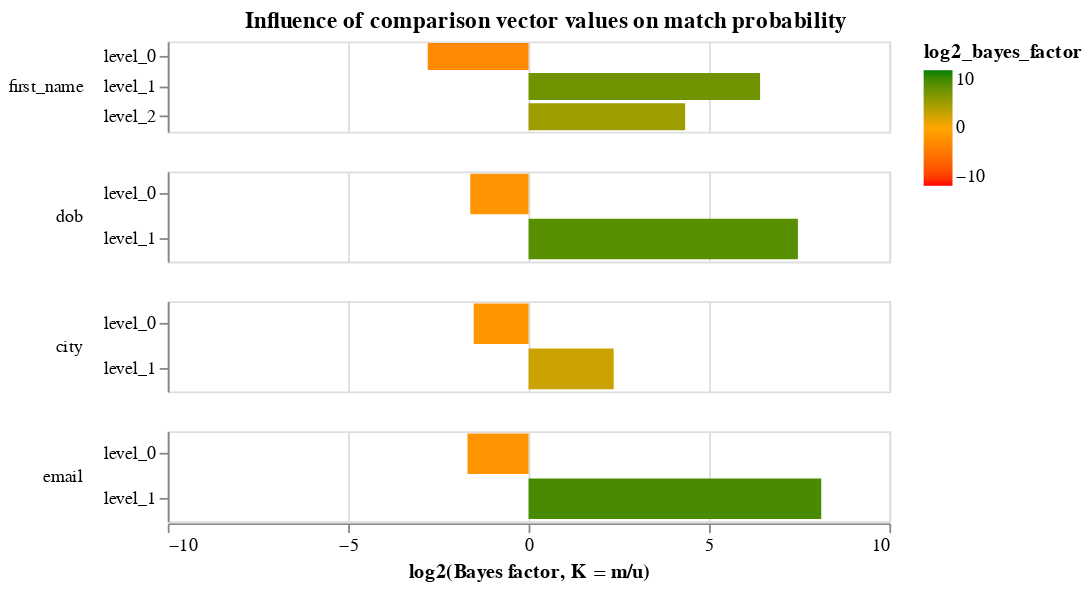

Here is the notebook cell this chart was saved with:
### Markdown cell above
The `model` property of the `linker` is an object that contains a lot of diagnostic information about how the match probability was computed.  The following cells demonstrate some of its functionality

### Code cell
model = linker.model
model.bayes_factor_chart()

### Figure 1 — Vega-Lite specification as saved in the notebook (floating-point values rounded to 4 significant figures)
{"config": {"view": {"continuousWidth": 400, "continuousHeight": 300, "height": 300, "width": 400}, "header": {"title": null}, "mark": {"tooltip": null}, "title": {"anchor": "middle"}}, "data": {"name": "data-47c9cefec8b5a658fa5a4b0a9d932e84"}, "mark": {"type": "bar", "clip": true}, "encoding": {"color": {"type": "quantitative", "field": "log2_bayes_factor", "scale": {"domain": [-10, 0, 10], "range": ["red", "orange", "green"]}}, "row": {"type": "nominal", "field": "column_name", "header": {"labelAlign": "left", "labelAnchor": "middle", "labelAngle": 0}, "sort": {"field": "gamma_index"}}, "tooltip": [{"type": "nominal", "field": "column_name"}, {"type": "ordinal", "field": "level_name"}, {"type": "quantitative", "field": "m_probability", "format": ".4f"}, {"type": "quantitative", "field": "bayes_factor", "format": ".4f"}, {"type": "nominal", "field": "level_proportion", "format": ".2%", "title": "Percentage of record comparisons in this level"}, {"type": "quantitative", "field": "log2_bayes_factor", "format": ".4f", "title": "log2(Bayes factor, K = m/u)"}], "x": {"type": "quantitative", "axis": {"title": "log2(Bayes factor, K = m/u)", "values": [-10, -5, 0, 5, 10]}, "field": "log2_bayes_factor", "scale": {"domain": [-10, 10]}}, "y": {"type": "nominal", "axis": {"title": null}, "field": "level_name"}}, "height": 50, "resolve": {"scale": {"y": "independent"}}, "title": "Influence of comparison vector values on match probability", "$schema": "https://vega.github.io/schema/vega-lite/v4.json", "datasets": {"data-47c9cefec8b5a658fa5a4b0a9d932e84": [{"m_probability": 0.139, "u_probability": 0.9647, "bayes_factor": 0.1441, "log2_bayes_factor": -2.795, "gamma_column_name": "gamma_first_name", "level_name": "level_0", "gamma_index": 0, "column_name": "first_name", "max_gamma_index": 2, "num_levels": 3, "level_proportion": 0.6928}, {"m_probability": 0.191, "u_probability": 0.002235, "bayes_factor": 85.44, "log2_bayes_factor": 6.417, "gamma_column_name": "gamma_first_name", "level_name": "level_1", "gamma_index": 1, "column_name": "first_name", "max_gamma_index": 2, "num_levels": 3, "level_proportion": 0.06437}, {"m_probability": 0.67, "u_probability": 0.03311, "bayes_factor": 20.24, "log2_bayes_factor": 4.339, "gamma_column_name": "gamma_first_name", "level_name": "level_2", "gamma_index": 2, "column_name": "first_name", "max_gamma_index": 2, "num_levels": 3, "level_proportion": 0.2428}, {"m_probability": 0.3249, "u_probability": 0.9962, "bayes_factor": 0.3262, "log2_bayes_factor": -1.616, "gamma_column_name": "gamma_dob", "level_name": "level_0", "gamma_index": 0, "column_name": "dob", "max_gamma_index": 1, "num_levels": 2, "level_proportion": 0.7752}, {"m_probability": 0.6751, "u_probability": 0.003823, "bayes_factor": 176.6, "log2_bayes_factor": 7.464, "gamma_column_name": "gamma_dob", "level_name": "level_1", "gamma_index": 1, "column_name": "dob", "max_gamma_index": 1, "num_levels": 2, "level_proportion": 0.2248}, {"m_probability": 0.301, "u_probability": 0.8638, "bayes_factor": 0.3485, "log2_bayes_factor": -1.521, "gamma_column_name": "gamma_city", "level_name": "level_0", "gamma_index": 0, "column_name": "city", "max_gamma_index": 1, "num_levels": 2, "level_proportion": 0.6785}, {"m_probability": 0.699, "u_probability": 0.1362, "bayes_factor": 5.131, "log2_bayes_factor": 2.359, "gamma_column_name": "gamma_city", "level_name": "level_1", "gamma_index": 1, "column_name": "city", "max_gamma_index": 1, "num_levels": 2, "level_proportion": 0.3215}, {"m_probability": 0.3086, "u_probability": 0.9975, "bayes_factor": 0.3094, "log2_bayes_factor": -1.692, "gamma_column_name": "gamma_email", "level_name": "level_0", "gamma_index": 0, "column_name": "email", "max_gamma_index": 1, "num_levels": 2, "level_proportion": 0.7707}, {"m_probability": 0.6914, "u_probability": 0.002498, "bayes_factor": 276.7, "log2_bayes_factor": 8.112, "gamma_column_name": "gamma_email", "level_name": "level_1", "gamma_index": 1, "column_name": "email", "max_gamma_index": 1, "num_levels": 2, "level_proportion": 0.2293}]}}
